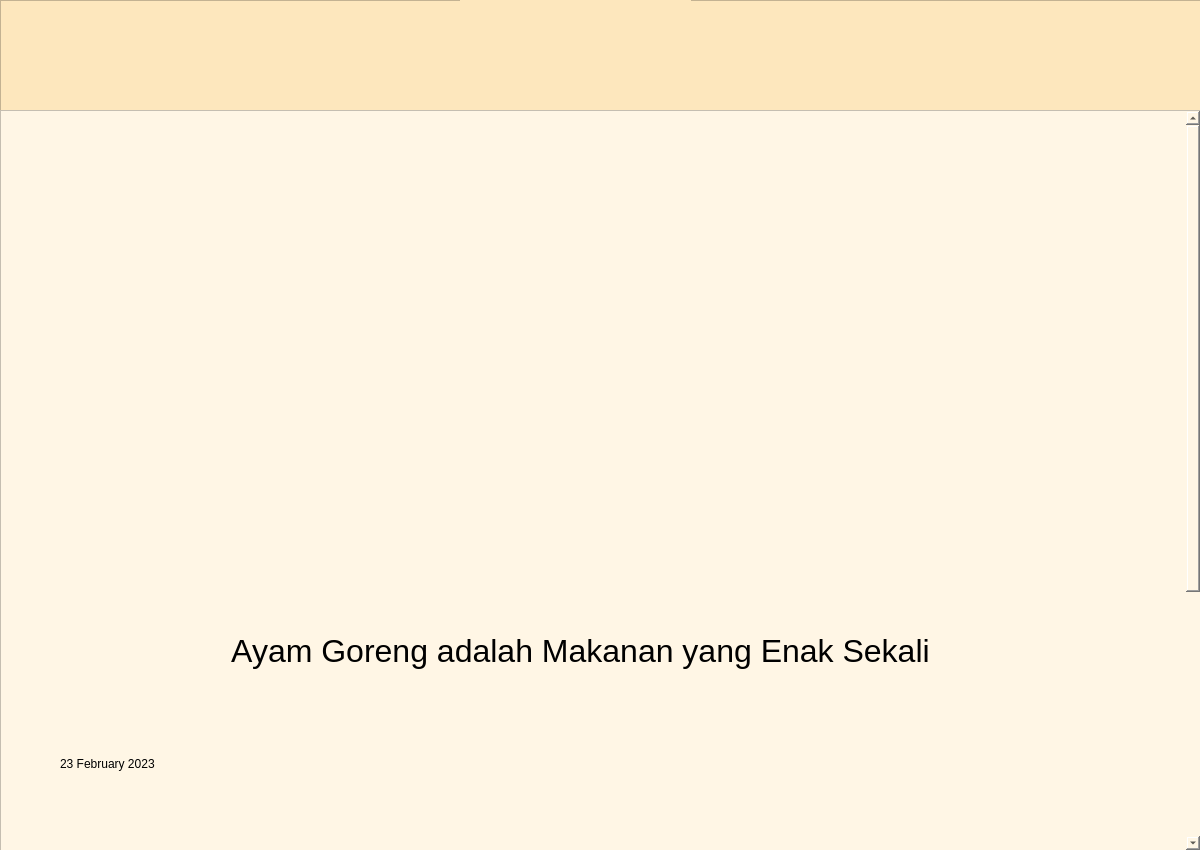
<?xml version="1.0" encoding="UTF-8"?>
<ui version="4.0">
 <class>MainWindow</class>
 <widget class="QMainWindow" name="MainWindow">
  <property name="geometry">
   <rect>
    <x>0</x>
    <y>0</y>
    <width>1200</width>
    <height>850</height>
   </rect>
  </property>
  <property name="windowTitle">
   <string>MainWindow</string>
  </property>
  <widget class="QWidget" name="centralwidget">
   <property name="styleSheet">
    <string notr="true"/>
   </property>
   <widget class="QWidget" name="verticalLayoutWidget">
    <property name="geometry">
     <rect>
      <x>0</x>
      <y>0</y>
      <width>1201</width>
      <height>111</height>
     </rect>
    </property>
    <layout class="QVBoxLayout" name="verticalLayout_1">
     <item>
      <widget class="QFrame" name="Navbar">
       <property name="styleSheet">
        <string notr="true">background-color:rgb(253, 231, 189)</string>
       </property>
       <property name="frameShape">
        <enum>QFrame::StyledPanel</enum>
       </property>
       <property name="frameShadow">
        <enum>QFrame::Raised</enum>
       </property>
       <widget class="QPushButton" name="backButton">
        <property name="geometry">
         <rect>
          <x>40</x>
          <y>30</y>
          <width>51</width>
          <height>51</height>
         </rect>
        </property>
        <property name="styleSheet">
         <string notr="true">border : None;</string>
        </property>
        <property name="text">
         <string/>
        </property>
        <property name="icon">
         <iconset>
          <normaloff>../img/icon/button_back.png</normaloff>../img/icon/button_back.png</iconset>
        </property>
        <property name="iconSize">
         <size>
          <width>50</width>
          <height>70</height>
         </size>
        </property>
       </widget>
       <widget class="QPushButton" name="homeButton">
        <property name="geometry">
         <rect>
          <x>460</x>
          <y>0</y>
          <width>231</width>
          <height>101</height>
         </rect>
        </property>
        <property name="styleSheet">
         <string notr="true">border : None;</string>
        </property>
        <property name="text">
         <string/>
        </property>
        <property name="icon">
         <iconset>
          <normaloff>../img/icon/logo.png</normaloff>../img/icon/logo.png</iconset>
        </property>
        <property name="iconSize">
         <size>
          <width>190</width>
          <height>80</height>
         </size>
        </property>
       </widget>
      </widget>
     </item>
    </layout>
   </widget>
   <widget class="QWidget" name="verticalLayoutWidget_2">
    <property name="geometry">
     <rect>
      <x>0</x>
      <y>110</y>
      <width>1201</width>
      <height>741</height>
     </rect>
    </property>
    <layout class="QVBoxLayout" name="verticalLayout_2">
     <property name="sizeConstraint">
      <enum>QLayout::SetDefaultConstraint</enum>
     </property>
     <item>
      <widget class="QScrollArea" name="scrollArea">
       <property name="styleSheet">
        <string notr="true">background-color: rgb(255, 246, 229);</string>
       </property>
       <property name="frameShadow">
        <enum>QFrame::Sunken</enum>
       </property>
       <property name="widgetResizable">
        <bool>true</bool>
       </property>
       <widget class="QWidget" name="scrollAreaWidgetContents">
        <property name="geometry">
         <rect>
          <x>0</x>
          <y>0</y>
          <width>1176</width>
          <height>1129</height>
         </rect>
        </property>
        <layout class="QVBoxLayout" name="verticalLayout_3">
         <item>
          <widget class="QWidget" name="widget_2" native="true">
           <property name="minimumSize">
            <size>
             <width>1000</width>
             <height>600</height>
            </size>
           </property>
           <widget class="QLabel" name="fotoArtikel">
            <property name="geometry">
             <rect>
              <x>80</x>
              <y>30</y>
              <width>1051</width>
              <height>441</height>
             </rect>
            </property>
            <property name="sizePolicy">
             <sizepolicy hsizetype="Minimum" vsizetype="Preferred">
              <horstretch>0</horstretch>
              <verstretch>0</verstretch>
             </sizepolicy>
            </property>
            <property name="styleSheet">
             <string notr="true">border-radius: 8px;
border-style: outset;</string>
            </property>
            <property name="text">
             <string/>
            </property>
            <property name="pixmap">
             <pixmap>../img/ayam.jpg</pixmap>
            </property>
            <property name="scaledContents">
             <bool>true</bool>
            </property>
           </widget>
           <widget class="QLabel" name="namaArtikel">
            <property name="geometry">
             <rect>
              <x>120</x>
              <y>480</y>
              <width>901</width>
              <height>101</height>
             </rect>
            </property>
            <property name="styleSheet">
             <string notr="true">font: 24pt;</string>
            </property>
            <property name="text">
             <string>Ayam Goreng adalah Makanan yang Enak Sekali</string>
            </property>
            <property name="scaledContents">
             <bool>false</bool>
            </property>
            <property name="alignment">
             <set>Qt::AlignCenter</set>
            </property>
            <property name="wordWrap">
             <bool>true</bool>
            </property>
           </widget>
          </widget>
         </item>
         <item>
          <widget class="QWidget" name="widget" native="true">
           <property name="sizePolicy">
            <sizepolicy hsizetype="Expanding" vsizetype="Expanding">
             <horstretch>0</horstretch>
             <verstretch>50</verstretch>
            </sizepolicy>
           </property>
           <property name="minimumSize">
            <size>
             <width>0</width>
             <height>500</height>
            </size>
           </property>
           <widget class="QLabel" name="tanggal">
            <property name="geometry">
             <rect>
              <x>50</x>
              <y>30</y>
              <width>161</width>
              <height>16</height>
             </rect>
            </property>
            <property name="styleSheet">
             <string notr="true">font: 12pt &quot;MS Shell Dlg 2&quot;;</string>
            </property>
            <property name="text">
             <string>23 February 2023</string>
            </property>
           </widget>
           <widget class="QLabel" name="textEdit">
            <property name="geometry">
             <rect>
              <x>50</x>
              <y>60</y>
              <width>1031</width>
              <height>421</height>
             </rect>
            </property>
            <property name="sizePolicy">
             <sizepolicy hsizetype="Preferred" vsizetype="Expanding">
              <horstretch>0</horstretch>
              <verstretch>0</verstretch>
             </sizepolicy>
            </property>
            <property name="text">
             <string>TextLabel</string>
            </property>
            <property name="wordWrap">
             <bool>true</bool>
            </property>
           </widget>
          </widget>
         </item>
        </layout>
       </widget>
      </widget>
     </item>
    </layout>
   </widget>
  </widget>
 </widget>
 <resources/>
 <connections/>
</ui>
